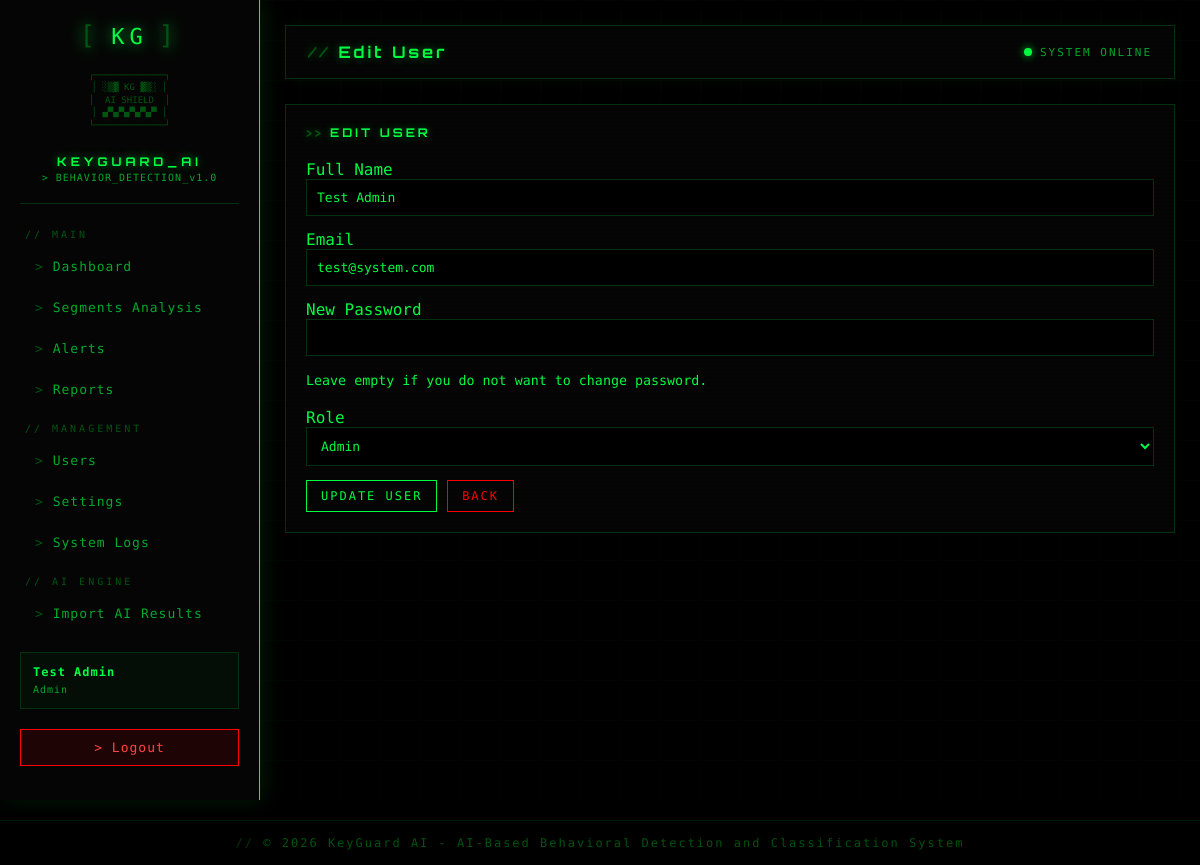
/web_dashboard/modules/users/edit.php?id=2 (signed in), run on the app's committed database.
### tables this page shows
CREATE TABLE `users` (
  `id` int(11) NOT NULL,
  `full_name` varchar(100) DEFAULT NULL,
  `email` varchar(100) DEFAULT NULL,
  `password` varchar(255) DEFAULT NULL,
  `role` enum('admin','supervisor') DEFAULT 'supervisor',
  `created_at` timestamp NOT NULL DEFAULT current_timestamp()
);

### web_dashboard/modules/users/edit.php (the view, shortened to what this page needs)
<?php
require_once "../../includes/header.php";
require_once "../../includes/sidebar.php";
$id = (int)$_GET['id'];
$user_result = mysqli_query($conn, "SELECT * FROM users WHERE id='$id'");
$user = mysqli_fetch_assoc($user_result);
?>
<div class="table-box">
    <h3>Edit User</h3>
    <form method="POST">
        <label>Full Name</label>
        <input type="text" name="full_name" value="<?php echo $user['full_name']; ?>" required class="form-control">
        <label>Email</label>
        <input type="email" name="email" value="<?php echo $user['email']; ?>" required class="form-control">
        <label>New Password</label>
        <input type="password" name="password" class="form-control">
        <small>Leave empty if you do not want to change password.</small>
        <br><br>
        <label>Role</label>
        <select name="role" required class="form-control">
            <option value="admin" <?php if ($user['role'] == "admin") echo "selected"; ?>>Admin</option>
        </select>
        <br>
        <button type="submit" name="update" class="btn">Update User</button>
        <a href="index.php" class="btn btn-danger">Back</a>
    </form>
</div>
<?php require_once "../../includes/footer.php"; ?>

### web_dashboard/assets/css/style.css (style rules this page uses)
* { box-sizing: border-box; font-family: 'Share Tech Mono', monospace; }
body { margin: 0; background: #000000; color: #00ff41; }
.table-box { background: #050505; padding: 20px; border: 1px solid #00330d; margin-bottom: 20px; }
.table-box h3 { color: #00ff41; font-family: 'Orbitron', monospace; font-size: 12px; letter-spacing: 3px; margin: 0 0 20px; text-transform: uppercase; text-shadow: 0 0 8px rgba(0, 255, 65, 0.4); }
.table-box h3::before { content: '>> '; color: #005510; }
.btn { display: inline-block; padding: 8px 14px; background: transparent; color: #00ff41; text-decoration: none; border: 1px solid #00ff41; cursor: pointer; font-family: 'Share Tech Mono', monospace; font-size: 12px; letter-spacing: 2px; transition: 0.2s; text-transform: uppercase; }
.btn-danger { color: #ff0000; border-color: #ff0000; }
.form-control { width: 100%; padding: 10px; background: #000000; border: 1px solid #00330d; color: #00ff41; font-family: 'Share Tech Mono', monospace; font-size: 13px; margin-bottom: 14px; outline: none; transition: 0.2s; }
select { background: #000000; border: 1px solid #00330d; color: #00ff41; font-family: 'Share Tech Mono', monospace; padding: 8px; outline: none; cursor: pointer; }
select option { background: #000000; color: #00ff41; }
input[type="text"], input[type="email"], input[type="password"] { background: #000000; border: 1px solid #00330d; color: #00ff41; font-family: 'Share Tech Mono', monospace; padding: 10px; outline: none; width: 100%; margin-bottom: 14px; transition: 0.2s; }

### data on the page
users: full_name "Test Admin", email "test@system.com", role "Admin"

### other printed values
$_SESSION['full_name'] "Test Admin"
$_SESSION['role'] "Admin"
$page_title "Edit User"
